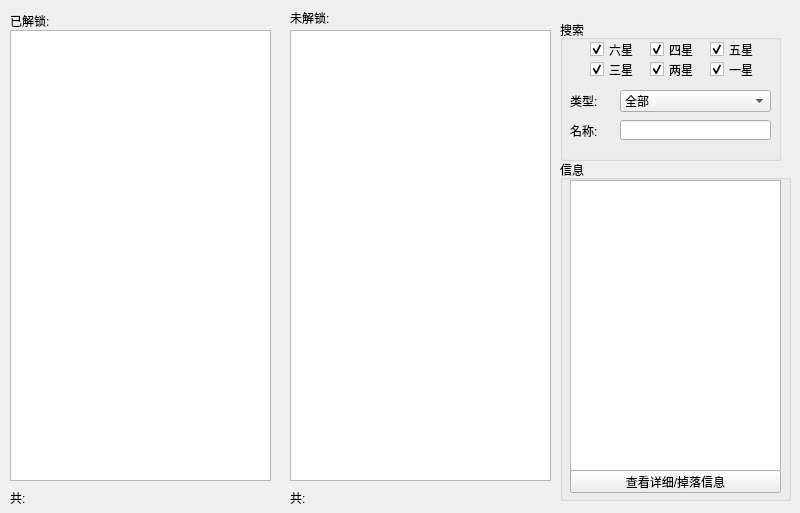
<?xml version="1.0" encoding="UTF-8"?>
<ui version="4.0">
 <class>FrameMine</class>
 <widget class="QMainWindow" name="FrameMine">
  <property name="geometry">
   <rect>
    <x>0</x>
    <y>0</y>
    <width>800</width>
    <height>513</height>
   </rect>
  </property>
  <property name="windowTitle">
   <string>护萌宝-图鉴</string>
  </property>
  <property name="windowIcon">
   <iconset>
    <normaloff>icon/icon.png</normaloff>icon/icon.png</iconset>
  </property>
  <widget class="QWidget" name="centralwidget">
   <widget class="QLabel" name="label">
    <property name="geometry">
     <rect>
      <x>10</x>
      <y>10</y>
      <width>81</width>
      <height>21</height>
     </rect>
    </property>
    <property name="text">
     <string>已解锁:</string>
    </property>
   </widget>
   <widget class="QLabel" name="label_2">
    <property name="geometry">
     <rect>
      <x>290</x>
      <y>10</y>
      <width>61</width>
      <height>16</height>
     </rect>
    </property>
    <property name="text">
     <string>未解锁:</string>
    </property>
   </widget>
   <widget class="QListWidget" name="lt_exist_ship">
    <property name="geometry">
     <rect>
      <x>10</x>
      <y>30</y>
      <width>261</width>
      <height>451</height>
     </rect>
    </property>
   </widget>
   <widget class="QListWidget" name="lt_not_exist_ship">
    <property name="geometry">
     <rect>
      <x>290</x>
      <y>30</y>
      <width>261</width>
      <height>451</height>
     </rect>
    </property>
   </widget>
   <widget class="QGroupBox" name="groupBox">
    <property name="geometry">
     <rect>
      <x>560</x>
      <y>20</y>
      <width>221</width>
      <height>141</height>
     </rect>
    </property>
    <property name="title">
     <string>搜索</string>
    </property>
    <widget class="QComboBox" name="cb_type">
     <property name="geometry">
      <rect>
       <x>60</x>
       <y>70</y>
       <width>151</width>
       <height>22</height>
      </rect>
     </property>
     <item>
      <property name="text">
       <string>全部</string>
      </property>
     </item>
     <item>
      <property name="text">
       <string>航母</string>
      </property>
     </item>
     <item>
      <property name="text">
       <string>轻母</string>
      </property>
     </item>
     <item>
      <property name="text">
       <string>装母</string>
      </property>
     </item>
     <item>
      <property name="text">
       <string>战列</string>
      </property>
     </item>
     <item>
      <property name="text">
       <string>航战</string>
      </property>
     </item>
     <item>
      <property name="text">
       <string>战巡</string>
      </property>
     </item>
     <item>
      <property name="text">
       <string>重巡</string>
      </property>
     </item>
     <item>
      <property name="text">
       <string>航巡</string>
      </property>
     </item>
     <item>
      <property name="text">
       <string>雷巡</string>
      </property>
     </item>
     <item>
      <property name="text">
       <string>轻巡</string>
      </property>
     </item>
     <item>
      <property name="text">
       <string>重炮</string>
      </property>
     </item>
     <item>
      <property name="text">
       <string>驱逐</string>
      </property>
     </item>
     <item>
      <property name="text">
       <string>潜母</string>
      </property>
     </item>
     <item>
      <property name="text">
       <string>潜艇</string>
      </property>
     </item>
     <item>
      <property name="text">
       <string>炮潜</string>
      </property>
     </item>
     <item>
      <property name="text">
       <string>补给</string>
      </property>
     </item>
     <item>
      <property name="text">
       <string>导驱</string>
      </property>
     </item>
     <item>
      <property name="text">
       <string>防驱</string>
      </property>
     </item>
     <item>
      <property name="text">
       <string>其他</string>
      </property>
     </item>
    </widget>
    <widget class="QLabel" name="label_4">
     <property name="geometry">
      <rect>
       <x>10</x>
       <y>70</y>
       <width>54</width>
       <height>21</height>
      </rect>
     </property>
     <property name="text">
      <string>类型:</string>
     </property>
    </widget>
    <widget class="QLabel" name="label_5">
     <property name="geometry">
      <rect>
       <x>10</x>
       <y>100</y>
       <width>41</width>
       <height>21</height>
      </rect>
     </property>
     <property name="text">
      <string>名称:</string>
     </property>
    </widget>
    <widget class="QLineEdit" name="ed_name">
     <property name="geometry">
      <rect>
       <x>60</x>
       <y>100</y>
       <width>151</width>
       <height>20</height>
      </rect>
     </property>
    </widget>
    <widget class="QCheckBox" name="cb_count_2">
     <property name="geometry">
      <rect>
       <x>90</x>
       <y>40</y>
       <width>61</width>
       <height>19</height>
      </rect>
     </property>
     <property name="text">
      <string>两星</string>
     </property>
     <property name="checked">
      <bool>true</bool>
     </property>
    </widget>
    <widget class="QCheckBox" name="cb_count_3">
     <property name="geometry">
      <rect>
       <x>30</x>
       <y>40</y>
       <width>61</width>
       <height>19</height>
      </rect>
     </property>
     <property name="text">
      <string>三星</string>
     </property>
     <property name="checked">
      <bool>true</bool>
     </property>
    </widget>
    <widget class="QCheckBox" name="cb_count_4">
     <property name="geometry">
      <rect>
       <x>90</x>
       <y>20</y>
       <width>61</width>
       <height>19</height>
      </rect>
     </property>
     <property name="text">
      <string>四星</string>
     </property>
     <property name="checked">
      <bool>true</bool>
     </property>
    </widget>
    <widget class="QCheckBox" name="cb_count_5">
     <property name="geometry">
      <rect>
       <x>150</x>
       <y>20</y>
       <width>61</width>
       <height>19</height>
      </rect>
     </property>
     <property name="text">
      <string>五星</string>
     </property>
     <property name="checked">
      <bool>true</bool>
     </property>
    </widget>
    <widget class="QCheckBox" name="cb_count_6">
     <property name="geometry">
      <rect>
       <x>30</x>
       <y>20</y>
       <width>61</width>
       <height>19</height>
      </rect>
     </property>
     <property name="text">
      <string>六星</string>
     </property>
     <property name="checked">
      <bool>true</bool>
     </property>
    </widget>
    <widget class="QCheckBox" name="cb_count_1">
     <property name="geometry">
      <rect>
       <x>150</x>
       <y>40</y>
       <width>61</width>
       <height>19</height>
      </rect>
     </property>
     <property name="text">
      <string>一星</string>
     </property>
     <property name="checked">
      <bool>true</bool>
     </property>
    </widget>
   </widget>
   <widget class="QGroupBox" name="groupBox_2">
    <property name="geometry">
     <rect>
      <x>560</x>
      <y>160</y>
      <width>231</width>
      <height>341</height>
     </rect>
    </property>
    <property name="title">
     <string>信息</string>
    </property>
    <widget class="QTableWidget" name="tw_detail">
     <property name="geometry">
      <rect>
       <x>10</x>
       <y>20</y>
       <width>211</width>
       <height>291</height>
      </rect>
     </property>
    </widget>
    <widget class="QPushButton" name="bt_detail">
     <property name="geometry">
      <rect>
       <x>10</x>
       <y>310</y>
       <width>211</width>
       <height>23</height>
      </rect>
     </property>
     <property name="text">
      <string>查看详细/掉落信息</string>
     </property>
    </widget>
   </widget>
   <widget class="QLabel" name="tv_exist">
    <property name="geometry">
     <rect>
      <x>10</x>
      <y>490</y>
      <width>61</width>
      <height>16</height>
     </rect>
    </property>
    <property name="text">
     <string>共:</string>
    </property>
   </widget>
   <widget class="QLabel" name="tv_not_exist">
    <property name="geometry">
     <rect>
      <x>290</x>
      <y>490</y>
      <width>61</width>
      <height>16</height>
     </rect>
    </property>
    <property name="text">
     <string>共:</string>
    </property>
   </widget>
  </widget>
 </widget>
 <resources/>
 <connections/>
</ui>
